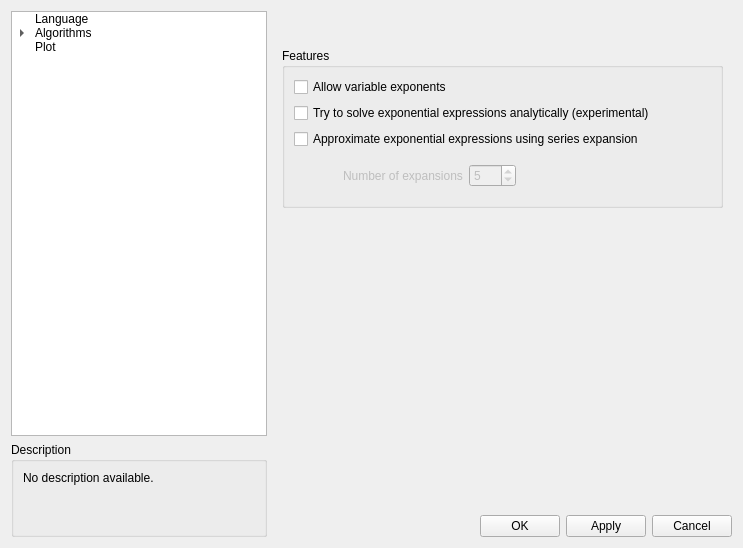
<?xml version="1.0" encoding="UTF-8"?>
<ui version="4.0">
 <class>SettingsView</class>
 <widget class="QWidget" name="SettingsView">
  <property name="geometry">
   <rect>
    <x>0</x>
    <y>0</y>
    <width>743</width>
    <height>548</height>
   </rect>
  </property>
  <property name="windowTitle">
   <string>Form</string>
  </property>
  <layout class="QHBoxLayout" name="horizontalLayout_5" stretch="0,1">
   <item>
    <layout class="QVBoxLayout" name="verticalLayout_5" stretch="1,0">
     <item>
      <widget class="QTreeWidget" name="treeWidget_categories">
       <property name="sizePolicy">
        <sizepolicy hsizetype="Minimum" vsizetype="Expanding">
         <horstretch>0</horstretch>
         <verstretch>0</verstretch>
        </sizepolicy>
       </property>
       <attribute name="headerVisible">
        <bool>false</bool>
       </attribute>
       <column>
        <property name="text">
         <string>1</string>
        </property>
       </column>
       <item>
        <property name="text">
         <string>Language</string>
        </property>
       </item>
       <item>
        <property name="text">
         <string>Algorithms</string>
        </property>
        <item>
         <property name="text">
          <string>Expression Solver</string>
         </property>
        </item>
       </item>
       <item>
        <property name="text">
         <string>Plot</string>
        </property>
       </item>
      </widget>
     </item>
     <item>
      <widget class="QGroupBox" name="groupBox_description">
       <property name="sizePolicy">
        <sizepolicy hsizetype="Preferred" vsizetype="Preferred">
         <horstretch>0</horstretch>
         <verstretch>0</verstretch>
        </sizepolicy>
       </property>
       <property name="title">
        <string>Description</string>
       </property>
       <layout class="QVBoxLayout" name="verticalLayout_7">
        <item>
         <widget class="QLabel" name="label_description">
          <property name="sizePolicy">
           <sizepolicy hsizetype="Ignored" vsizetype="Preferred">
            <horstretch>0</horstretch>
            <verstretch>0</verstretch>
           </sizepolicy>
          </property>
          <property name="text">
           <string>No description available.</string>
          </property>
          <property name="wordWrap">
           <bool>true</bool>
          </property>
         </widget>
        </item>
        <item>
         <spacer name="verticalSpacer_4">
          <property name="orientation">
           <enum>Qt::Vertical</enum>
          </property>
          <property name="sizeHint" stdset="0">
           <size>
            <width>20</width>
            <height>40</height>
           </size>
          </property>
         </spacer>
        </item>
       </layout>
      </widget>
     </item>
    </layout>
   </item>
   <item>
    <layout class="QVBoxLayout" name="verticalLayout_3">
     <item>
      <widget class="QLabel" name="label_title">
       <property name="font">
        <font>
         <pointsize>14</pointsize>
        </font>
       </property>
       <property name="text">
        <string>&lt;No Title&gt;</string>
       </property>
       <property name="margin">
        <number>10</number>
       </property>
      </widget>
     </item>
     <item>
      <widget class="QStackedWidget" name="stackedWidget_categories">
       <property name="currentIndex">
        <number>2</number>
       </property>
       <widget class="QWidget" name="page_language">
        <layout class="QVBoxLayout" name="verticalLayout_4">
         <item>
          <widget class="QGroupBox" name="groupBox_languageSettings">
           <property name="title">
            <string>Language Settings</string>
           </property>
           <layout class="QHBoxLayout" name="horizontalLayout_2">
            <item>
             <widget class="QLabel" name="label_2">
              <property name="text">
               <string>Default Language</string>
              </property>
             </widget>
            </item>
            <item>
             <widget class="QComboBox" name="comboBox_defaultLocale"/>
            </item>
           </layout>
          </widget>
         </item>
         <item>
          <spacer name="verticalSpacer_3">
           <property name="orientation">
            <enum>Qt::Vertical</enum>
           </property>
           <property name="sizeHint" stdset="0">
            <size>
             <width>20</width>
             <height>40</height>
            </size>
           </property>
          </spacer>
         </item>
        </layout>
       </widget>
       <widget class="QWidget" name="page_algorithms">
        <layout class="QVBoxLayout" name="verticalLayout_6">
         <item>
          <widget class="QLabel" name="label_4">
           <property name="text">
            <string>sdf</string>
           </property>
           <property name="wordWrap">
            <bool>true</bool>
           </property>
          </widget>
         </item>
         <item>
          <spacer name="verticalSpacer_2">
           <property name="orientation">
            <enum>Qt::Vertical</enum>
           </property>
           <property name="sizeHint" stdset="0">
            <size>
             <width>20</width>
             <height>40</height>
            </size>
           </property>
          </spacer>
         </item>
        </layout>
       </widget>
       <widget class="QWidget" name="page_expressionSolver">
        <layout class="QVBoxLayout" name="verticalLayout_2">
         <item>
          <widget class="QGroupBox" name="groupBox">
           <property name="title">
            <string>Features</string>
           </property>
           <layout class="QVBoxLayout" name="verticalLayout">
            <item>
             <widget class="QCheckBox" name="checkBox_allowVariableeExponents">
              <property name="text">
               <string>Allow variable exponents</string>
              </property>
             </widget>
            </item>
            <item>
             <widget class="QCheckBox" name="checkBox_analyticalExponents">
              <property name="text">
               <string>Try to solve exponential expressions analytically (experimental)</string>
              </property>
             </widget>
            </item>
            <item>
             <widget class="QCheckBox" name="checkBox_exponentialExpansion">
              <property name="text">
               <string>Approximate exponential expressions using series expansion</string>
              </property>
             </widget>
            </item>
            <item>
             <widget class="QWidget" name="container_exponentialExpansionSettings" native="true">
              <property name="enabled">
               <bool>false</bool>
              </property>
              <layout class="QHBoxLayout" name="horizontalLayout_exponentialExpansion">
               <item>
                <spacer name="horizontalSpacer">
                 <property name="orientation">
                  <enum>Qt::Horizontal</enum>
                 </property>
                 <property name="sizeType">
                  <enum>QSizePolicy::Fixed</enum>
                 </property>
                 <property name="sizeHint" stdset="0">
                  <size>
                   <width>40</width>
                   <height>20</height>
                  </size>
                 </property>
                </spacer>
               </item>
               <item>
                <widget class="QLabel" name="label_3">
                 <property name="sizePolicy">
                  <sizepolicy hsizetype="Preferred" vsizetype="Preferred">
                   <horstretch>0</horstretch>
                   <verstretch>0</verstretch>
                  </sizepolicy>
                 </property>
                 <property name="text">
                  <string>Number of expansions</string>
                 </property>
                </widget>
               </item>
               <item>
                <widget class="QSpinBox" name="spinBox_expansionCount">
                 <property name="minimum">
                  <number>1</number>
                 </property>
                 <property name="maximum">
                  <number>100</number>
                 </property>
                 <property name="value">
                  <number>5</number>
                 </property>
                </widget>
               </item>
               <item>
                <spacer name="horizontalSpacer_2">
                 <property name="orientation">
                  <enum>Qt::Horizontal</enum>
                 </property>
                 <property name="sizeHint" stdset="0">
                  <size>
                   <width>40</width>
                   <height>20</height>
                  </size>
                 </property>
                </spacer>
               </item>
              </layout>
             </widget>
            </item>
           </layout>
          </widget>
         </item>
         <item>
          <spacer name="verticalSpacer">
           <property name="orientation">
            <enum>Qt::Vertical</enum>
           </property>
           <property name="sizeHint" stdset="0">
            <size>
             <width>20</width>
             <height>40</height>
            </size>
           </property>
          </spacer>
         </item>
        </layout>
       </widget>
       <widget class="QWidget" name="page_plot">
        <layout class="QVBoxLayout" name="verticalLayout_8">
         <item>
          <widget class="QGroupBox" name="groupBox_2">
           <property name="title">
            <string>Performance</string>
           </property>
           <layout class="QGridLayout" name="gridLayout" columnstretch="0,0,0,0">
            <item row="4" column="1">
             <widget class="QLabel" name="label_fixedDataPoints">
              <property name="enabled">
               <bool>false</bool>
              </property>
              <property name="text">
               <string>Fixed Amount</string>
              </property>
             </widget>
            </item>
            <item row="2" column="3">
             <spacer name="horizontalSpacer_5">
              <property name="orientation">
               <enum>Qt::Horizontal</enum>
              </property>
              <property name="sizeHint" stdset="0">
               <size>
                <width>40</width>
                <height>20</height>
               </size>
              </property>
             </spacer>
            </item>
            <item row="2" column="2">
             <widget class="QSpinBox" name="spinBox_maxDataPoints">
              <property name="minimum">
               <number>10</number>
              </property>
              <property name="maximum">
               <number>50000</number>
              </property>
              <property name="value">
               <number>5000</number>
              </property>
             </widget>
            </item>
            <item row="2" column="0">
             <spacer name="horizontalSpacer_4">
              <property name="orientation">
               <enum>Qt::Horizontal</enum>
              </property>
              <property name="sizeType">
               <enum>QSizePolicy::Fixed</enum>
              </property>
              <property name="sizeHint" stdset="0">
               <size>
                <width>40</width>
                <height>20</height>
               </size>
              </property>
             </spacer>
            </item>
            <item row="3" column="0" colspan="4">
             <widget class="QRadioButton" name="radioButton_fixedDataPoints">
              <property name="text">
               <string>Use a fixed number of data points</string>
              </property>
             </widget>
            </item>
            <item row="0" column="0" colspan="4">
             <widget class="QRadioButton" name="radioButton_optimalDataPoints">
              <property name="text">
               <string>Calculate optimal number of data points</string>
              </property>
              <property name="checked">
               <bool>true</bool>
              </property>
             </widget>
            </item>
            <item row="2" column="1">
             <widget class="QLabel" name="label_maxDataPoints">
              <property name="sizePolicy">
               <sizepolicy hsizetype="Preferred" vsizetype="Preferred">
                <horstretch>0</horstretch>
                <verstretch>0</verstretch>
               </sizepolicy>
              </property>
              <property name="text">
               <string>Maximum</string>
              </property>
             </widget>
            </item>
            <item row="4" column="2">
             <widget class="QSpinBox" name="spinBox_fixedDataPoints">
              <property name="enabled">
               <bool>false</bool>
              </property>
              <property name="minimum">
               <number>10</number>
              </property>
              <property name="maximum">
               <number>50000</number>
              </property>
              <property name="value">
               <number>500</number>
              </property>
             </widget>
            </item>
            <item row="1" column="1">
             <widget class="QLabel" name="label_minDataPoints">
              <property name="text">
               <string>Minimum</string>
              </property>
             </widget>
            </item>
            <item row="1" column="2">
             <widget class="QSpinBox" name="spinBox_minDataPoints">
              <property name="minimum">
               <number>10</number>
              </property>
              <property name="maximum">
               <number>50000</number>
              </property>
              <property name="value">
               <number>100</number>
              </property>
             </widget>
            </item>
           </layout>
          </widget>
         </item>
         <item>
          <spacer name="verticalSpacer_5">
           <property name="orientation">
            <enum>Qt::Vertical</enum>
           </property>
           <property name="sizeHint" stdset="0">
            <size>
             <width>20</width>
             <height>40</height>
            </size>
           </property>
          </spacer>
         </item>
        </layout>
       </widget>
      </widget>
     </item>
     <item>
      <layout class="QHBoxLayout" name="horizontalLayout_4">
       <item>
        <spacer name="horizontalSpacer_3">
         <property name="orientation">
          <enum>Qt::Horizontal</enum>
         </property>
         <property name="sizeHint" stdset="0">
          <size>
           <width>40</width>
           <height>20</height>
          </size>
         </property>
        </spacer>
       </item>
       <item>
        <widget class="QPushButton" name="pushButton_ok">
         <property name="text">
          <string>OK</string>
         </property>
        </widget>
       </item>
       <item>
        <widget class="QPushButton" name="pushButton_apply">
         <property name="text">
          <string>Apply</string>
         </property>
        </widget>
       </item>
       <item>
        <widget class="QPushButton" name="pushButton_cancel">
         <property name="text">
          <string>Cancel</string>
         </property>
        </widget>
       </item>
      </layout>
     </item>
    </layout>
   </item>
  </layout>
 </widget>
 <resources/>
 <connections>
  <connection>
   <sender>radioButton_optimalDataPoints</sender>
   <signal>toggled(bool)</signal>
   <receiver>label_minDataPoints</receiver>
   <slot>setEnabled(bool)</slot>
   <hints>
    <hint type="sourcelabel">
     <x>503</x>
     <y>99</y>
    </hint>
    <hint type="destinationlabel">
     <x>377</x>
     <y>124</y>
    </hint>
   </hints>
  </connection>
  <connection>
   <sender>radioButton_optimalDataPoints</sender>
   <signal>toggled(bool)</signal>
   <receiver>label_maxDataPoints</receiver>
   <slot>setEnabled(bool)</slot>
   <hints>
    <hint type="sourcelabel">
     <x>503</x>
     <y>99</y>
    </hint>
    <hint type="destinationlabel">
     <x>377</x>
     <y>150</y>
    </hint>
   </hints>
  </connection>
  <connection>
   <sender>radioButton_optimalDataPoints</sender>
   <signal>toggled(bool)</signal>
   <receiver>spinBox_minDataPoints</receiver>
   <slot>setEnabled(bool)</slot>
   <hints>
    <hint type="sourcelabel">
     <x>503</x>
     <y>99</y>
    </hint>
    <hint type="destinationlabel">
     <x>450</x>
     <y>124</y>
    </hint>
   </hints>
  </connection>
  <connection>
   <sender>radioButton_optimalDataPoints</sender>
   <signal>toggled(bool)</signal>
   <receiver>spinBox_maxDataPoints</receiver>
   <slot>setEnabled(bool)</slot>
   <hints>
    <hint type="sourcelabel">
     <x>503</x>
     <y>99</y>
    </hint>
    <hint type="destinationlabel">
     <x>450</x>
     <y>150</y>
    </hint>
   </hints>
  </connection>
  <connection>
   <sender>radioButton_fixedDataPoints</sender>
   <signal>toggled(bool)</signal>
   <receiver>label_fixedDataPoints</receiver>
   <slot>setEnabled(bool)</slot>
   <hints>
    <hint type="sourcelabel">
     <x>503</x>
     <y>176</y>
    </hint>
    <hint type="destinationlabel">
     <x>377</x>
     <y>201</y>
    </hint>
   </hints>
  </connection>
  <connection>
   <sender>radioButton_fixedDataPoints</sender>
   <signal>toggled(bool)</signal>
   <receiver>spinBox_fixedDataPoints</receiver>
   <slot>setEnabled(bool)</slot>
   <hints>
    <hint type="sourcelabel">
     <x>503</x>
     <y>176</y>
    </hint>
    <hint type="destinationlabel">
     <x>450</x>
     <y>201</y>
    </hint>
   </hints>
  </connection>
  <connection>
   <sender>checkBox_exponentialExpansion</sender>
   <signal>toggled(bool)</signal>
   <receiver>container_exponentialExpansionSettings</receiver>
   <slot>setEnabled(bool)</slot>
   <hints>
    <hint type="sourcelabel">
     <x>503</x>
     <y>149</y>
    </hint>
    <hint type="destinationlabel">
     <x>503</x>
     <y>183</y>
    </hint>
   </hints>
  </connection>
 </connections>
</ui>
